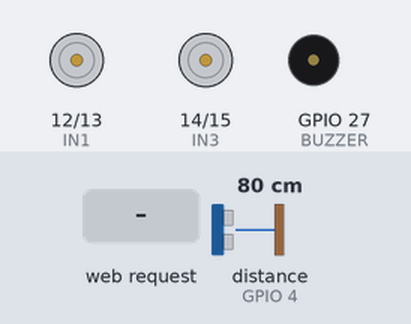
A sketch run on a simulated ESP32. Parts: motor-driver pin pairs drawn as motors (green arrow = first pin HIGH = forward, orange = second pin HIGH = backward, longer = more drive, scaled by the enable pin), buzzer (waves = sounding, pin HIGH). Wiring (inferred from the names in the program): ultrasonic range finder: trigger GPIO 2; echo GPIO 4. The test bench sets the inputs (shaded band); at power-on: distance to the obstacle (sensor on GPIO 4) 80 cm. The echo pulse lasts 58.3 µs per cm; WiFi joins after 1.5 s; servers stay silent unless stated; pins used as bus, display or sensor lines are not drawn; what the sketch prints to the serial monitor is not drawn.

Above: at 3.7 s.
3.8 s: distance to the obstacle (sensor on GPIO 4) set to 18 cm
5.3 s: distance to the obstacle (sensor on GPIO 4) set to 14 cm
At 5.51 s:
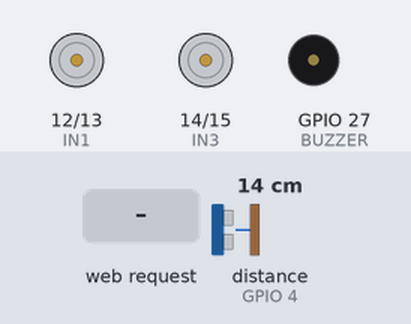
8.3 s: HTTP request GET /?cmd=FORWARD received
At 8.5 s:
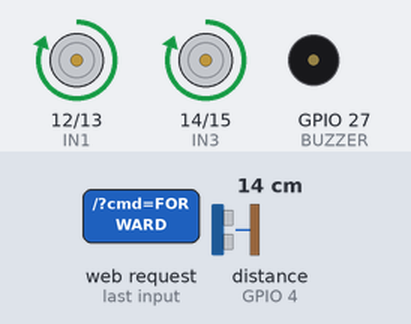
11.3 s: HTTP request GET /?cmd=BACKWARD received
At 14.25 s:
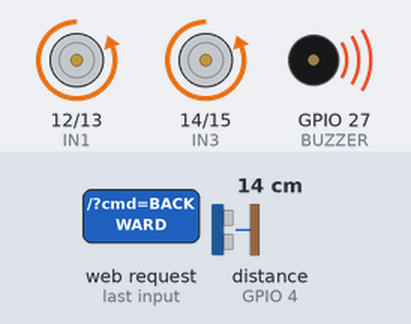
14.3 s: HTTP request GET /?cmd=LEFT received
At 14.54 s:
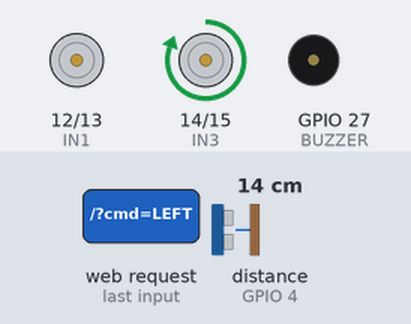
17.3 s: HTTP request GET /?cmd=RIGHT received
At 17.52 s:
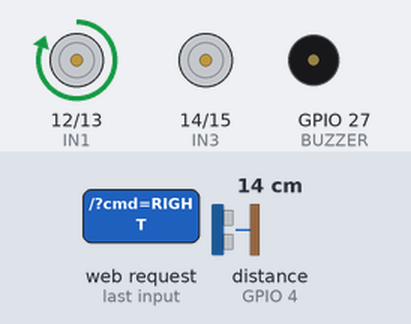
Timing chart, 0 to 21.3 s (numbered marks = the images above; inputs shaded):
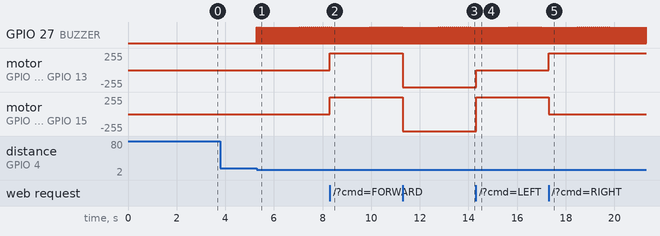

The sketch:

sketch_mar18a.ino
```cpp
#include <WiFi.h>
#include <WebServer.h>

// ===== WIFI =====
const char* ssid = "P202";
const char* password = "12345678@9";

WebServer server(80);

// ===== L298N Pins =====
#define IN1 12
#define IN2 13
#define IN3 14
#define IN4 15
#define ENA 25
#define ENB 26

// ===== HC-SR04 =====
#define TRIG 2
#define ECHO 4

// ===== BUZZER =====
#define BUZZER 27          // ← Chân loa nhỏ

String currentCommand = "STOP";

// ====================== MOTOR ======================
void stopMotor() {
  digitalWrite(ENA, LOW);
  digitalWrite(ENB, LOW);
  digitalWrite(IN1, LOW); digitalWrite(IN2, LOW);
  digitalWrite(IN3, LOW); digitalWrite(IN4, LOW);
}

void forward() {
  digitalWrite(ENA, HIGH);
  digitalWrite(ENB, HIGH);
  digitalWrite(IN1, HIGH); digitalWrite(IN2, LOW);
  digitalWrite(IN3, HIGH); digitalWrite(IN4, LOW);
}

void backward() {
  digitalWrite(ENA, HIGH);
  digitalWrite(ENB, HIGH);
  digitalWrite(IN1, LOW);  digitalWrite(IN2, HIGH);
  digitalWrite(IN3, LOW);  digitalWrite(IN4, HIGH);
}

void turnLeft() {
  digitalWrite(ENA, HIGH);
  digitalWrite(ENB, HIGH);
  digitalWrite(IN1, LOW);  digitalWrite(IN2, LOW);
  digitalWrite(IN3, HIGH); digitalWrite(IN4, LOW);
}

void turnRight() {
  digitalWrite(ENA, HIGH);
  digitalWrite(ENB, HIGH);
  digitalWrite(IN1, HIGH); digitalWrite(IN2, LOW);
  digitalWrite(IN3, LOW);  digitalWrite(IN4, LOW);
}

// ====================== SAFE DISTANCE + BUZZER ======================
float getDistance() {
  digitalWrite(TRIG, LOW);
  delayMicroseconds(2);
  digitalWrite(TRIG, HIGH);
  delayMicroseconds(10);
  digitalWrite(TRIG, LOW);

  long duration = pulseIn(ECHO, HIGH, 20000);
  if (duration == 0 || duration > 20000) return 999.0;
  return duration * 0.034 / 2.0;
}

void buzzerAlert(float distance) {
  if (distance > 0 && distance < 15) {           // Cảnh báo khi < 15cm
    digitalWrite(BUZZER, HIGH);                  // Kêu liên tục
  } else {
    digitalWrite(BUZZER, LOW);                   // Tắt loa
  }
}

// ====================== WEB ======================
void handleRoot() {
  if (server.hasArg("cmd")) {
    currentCommand = server.arg("cmd");
    Serial.print("→ Command: ");
    Serial.println(currentCommand);
  }
  server.send(200, "text/plain", "OK");
}

// ====================== SETUP ======================
void setup() {
  Serial.begin(115200);
  delay(1000);

  pinMode(IN1, OUTPUT); pinMode(IN2, OUTPUT);
  pinMode(IN3, OUTPUT); pinMode(IN4, OUTPUT);
  pinMode(ENA, OUTPUT); pinMode(ENB, OUTPUT);
  pinMode(TRIG, OUTPUT);
  pinMode(ECHO, INPUT);
  pinMode(BUZZER, OUTPUT);          // ← Thêm buzzer

  digitalWrite(ENA, HIGH);
  digitalWrite(ENB, HIGH);
  digitalWrite(BUZZER, LOW);        // Tắt loa ban đầu
  stopMotor();

  Serial.println("Connecting to WiFi...");
  WiFi.begin(ssid, password);
  while (WiFi.status() != WL_CONNECTED) {
    delay(500);
    Serial.print(".");
  }
  Serial.println("\nWiFi Connected!");
  Serial.print("ESP32 DevKit V1 IP: ");
  Serial.println(WiFi.localIP());

  server.on("/", handleRoot);
  server.begin();
  Serial.println("Server started - Gesture control + Buzzer ready");
}

// ====================== LOOP ======================
void loop() {
  server.handleClient();

  static unsigned long lastDist = 0;
  float distance = 999.0;

  if (millis() - lastDist > 80) {
    distance = getDistance();
    lastDist = millis();
  }

  buzzerAlert(distance);   // ← Gọi hàm loa cảnh báo

  if (distance > 0 && distance < 10) {
    stopMotor();
    currentCommand = "STOP";
    Serial.println("Obstacle detected! Buzzer ON");
    delay(50);
    return;
  }

  if (currentCommand == "FORWARD")      forward();
  else if (currentCommand == "BACKWARD") backward();
  else if (currentCommand == "LEFT")    turnLeft();
  else if (currentCommand == "RIGHT")   turnRight();
  else                                  stopMotor();

  delay(10);
}
```

Measured:
- the behaviour switches between 16 and 15 cm on distance to the obstacle (sensor on GPIO 4) (found by bisection; images 0 and 1)
- after the input at 3.8 s, every drawn part: stays the same
- after the input at 5.3 s, GPIO 27 (BUZZER): alternates HIGH for 0.01 s and LOW for 0.07 s, starting at once
- after the input at 8.3 s, motor on GPIO 12 (IN1) / GPIO 13 (IN2), motor on GPIO 14 (IN3) / GPIO 15 (IN4): stopped → forward 255/255 at once
- after the input at 11.3 s, motor on GPIO 12 (IN1) / GPIO 13 (IN2), motor on GPIO 14 (IN3) / GPIO 15 (IN4): forward 255/255 → backward 255/255 at once
- after the input at 14.3 s, motor on GPIO 12 (IN1) / GPIO 13 (IN2): backward 255/255 → stopped at once; motor on GPIO 14 (IN3) / GPIO 15 (IN4): backward 255/255 → forward 255/255 at once
- after the input at 17.3 s, motor on GPIO 12 (IN1) / GPIO 13 (IN2): stopped → forward 255/255 at once; motor on GPIO 14 (IN3) / GPIO 15 (IN4): forward 255/255 → stopped at once
